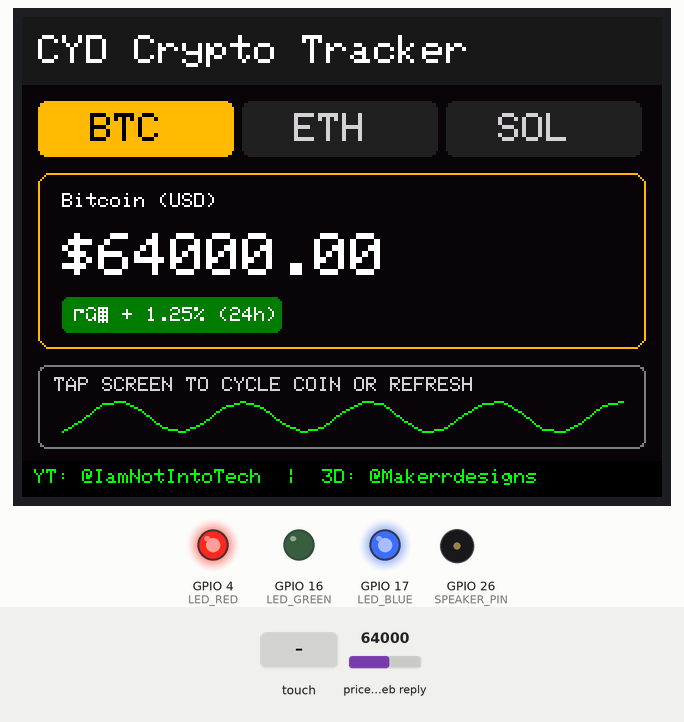
This sketch was run on a simulated ESP32. Parts: 320×240 colour display, output pins drawn as LEDs (lit = HIGH), buzzer (waves = sounding). The inputs (shaded band) are chosen by the test bench; at power-on: price in the web reply 64000. WiFi joins after 1.5 s; servers stay silent unless stated; web services answer with replies made up by the test bench; what the sketch prints to the serial monitor is not drawn.

Above: at 3.3 s.
3.4 s: touch panel pressed at 13 % / 10 % of its raw x / y range
At 4.3 s:
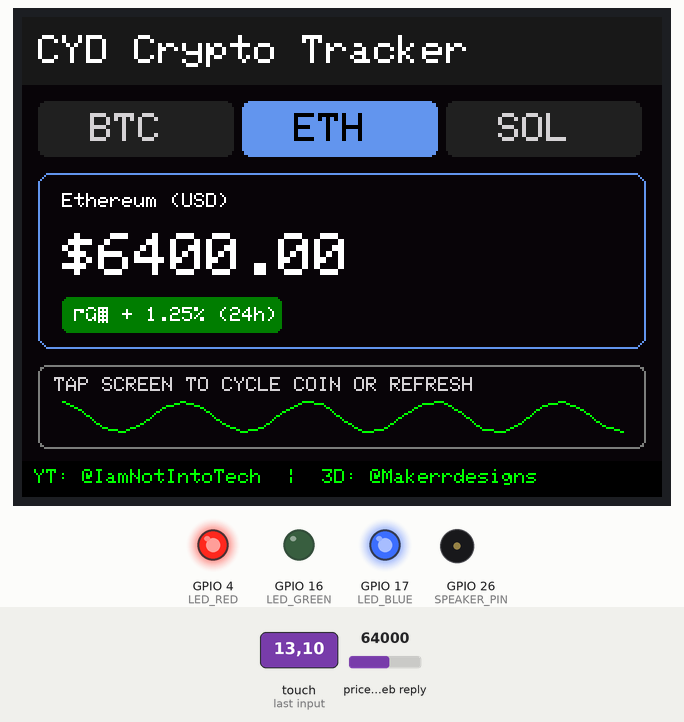
5.0 s: touch panel pressed at 38 % / 10 % of its raw x / y range
At 6.3 s:
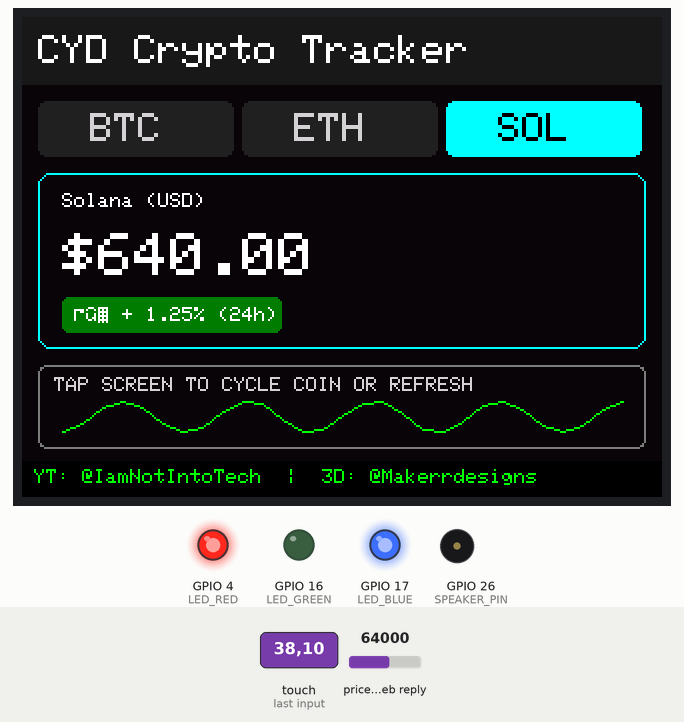
6.6 s: touch panel pressed at 62 % / 10 % of its raw x / y range
At 7.6 s:
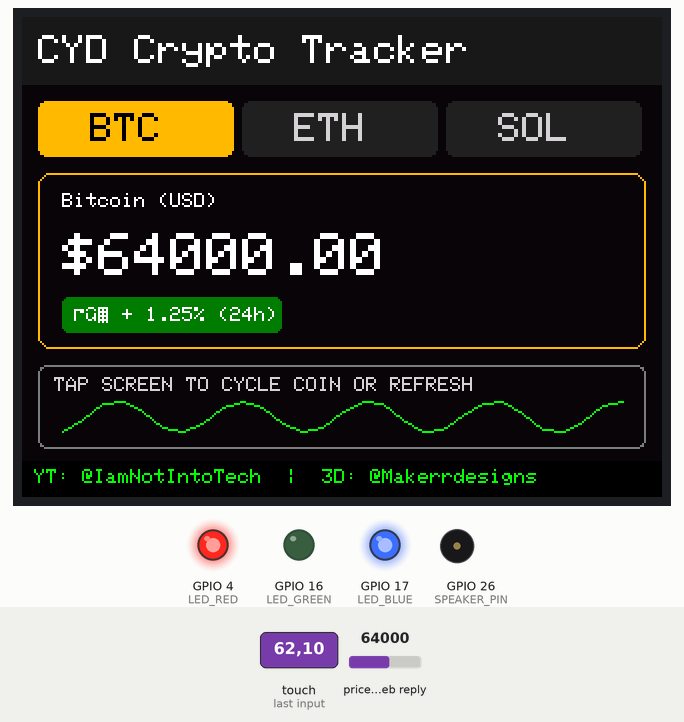
8.2 s: touch panel pressed at 87 % / 10 % of its raw x / y range
At 8.7 s:
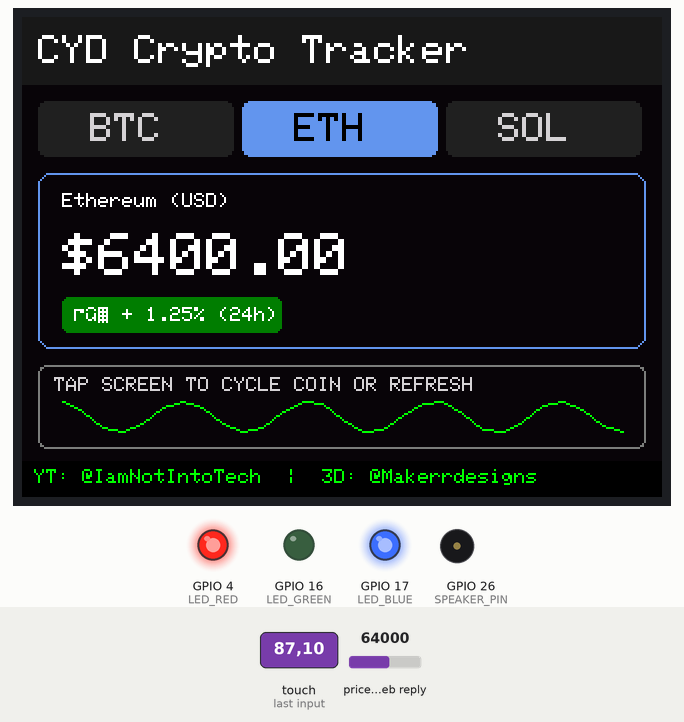
9.8 s: touch panel pressed at 13 % / 30 % of its raw x / y range
At 10.9 s:
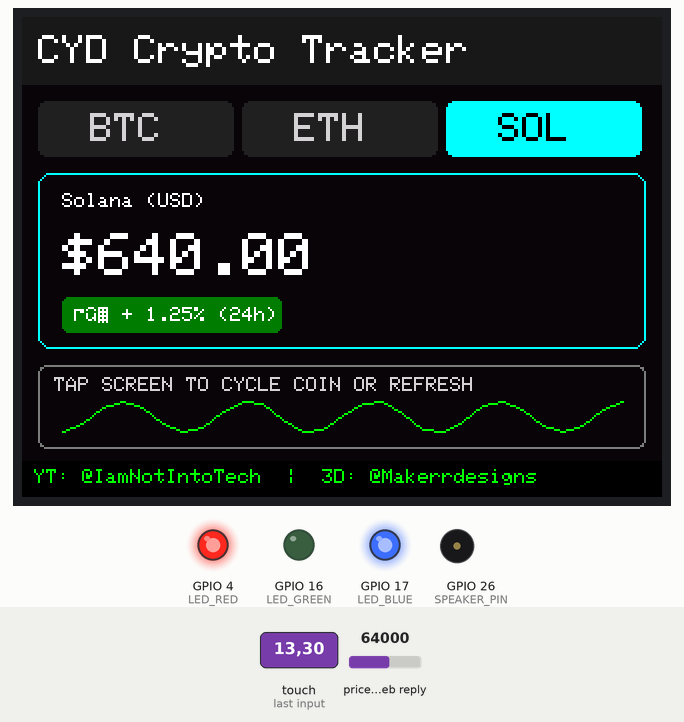
Timing chart, 0 to 12.4 s (numbered marks = the images above; inputs shaded):
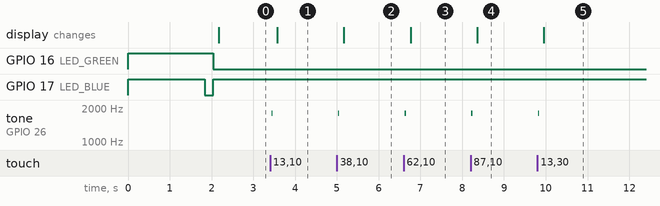

The sketch:

02-crypto-tracker.ino
```cpp
/**
 * @file 02-crypto-tracker.ino
 * @brief Live Cryptocurrency Price Ticker & Sparkline Dashboard for CYD
 * @author Tushar Aggarwal (tushar2704)
 * @repository https://github.com/tushar2704/Cheap-Yellow-Display-Community
 *
 * 📺 Follow on YouTube:
 * - Tech & Coding: https://youtube.com/@IamNotIntoTech
 * - 3D Printing & Enclosure: https://youtube.com/@Makerrdesigns
 *
 * Fetches real-time crypto prices via CoinGecko Public API (No API key required)
 */

#include <WiFi.h>
#include <HTTPClient.h>
#include <ArduinoJson.h>
#include <SPI.h>
#include <TFT_eSPI.h>
#include <XPT2046_Touchscreen.h>

// Enter your WiFi Credentials
const char* WIFI_SSID     = "YOUR_WIFI_SSID";
const char* WIFI_PASSWORD = "YOUR_WIFI_PASSWORD";

// Hardware Pins (ESP32-2432S028R)
#define XPT2046_IRQ 36
#define XPT2046_MOSI 13
#define XPT2046_MISO 12
#define XPT2046_CLK 14
#define XPT2046_CS 33

#define LED_RED 4
#define LED_GREEN 16
#define LED_BLUE 17
#define SPEAKER_PIN 26

#define TS_MINX 300
#define TS_MAXX 3800
#define TS_MINY 200
#define TS_MAXY 3700

TFT_eSPI tft = TFT_eSPI();
XPT2046_Touchscreen ts(XPT2046_CS, XPT2046_IRQ);
SPIClass touchSPI(VSPI);

struct CryptoCoin {
  const char* id;
  const char* symbol;
  const char* name;
  float price;
  float change24h;
  uint16_t themeColor;
};

CryptoCoin coins[3] = {
  {"bitcoin",  "BTC", "Bitcoin",  0.0, 0.0, 0xFDC0}, // Gold/Yellow
  {"ethereum", "ETH", "Ethereum", 0.0, 0.0, 0x64BD}, // Purple/Blue
  {"solana",   "SOL", "Solana",   0.0, 0.0, 0x07FF}  // Cyan
};
int currentCoinIdx = 0;
unsigned long lastCryptoUpdate = 0;
const unsigned long UPDATE_INTERVAL = 60000; // 60 seconds

void setLed(bool r, bool g, bool b) {
  digitalWrite(LED_RED, r ? LOW : HIGH);
  digitalWrite(LED_GREEN, g ? LOW : HIGH);
  digitalWrite(LED_BLUE, b ? LOW : HIGH);
}

void beep(int freq, int ms) {
  tone(SPEAKER_PIN, freq, ms);
}

void fetchCryptoPrices() {
  if (WiFi.status() != WL_CONNECTED) return;

  setLed(false, false, true); // Blue while fetching
  HTTPClient http;
  String url = "https://api.coingecko.com/api/v3/simple/price?ids=bitcoin,ethereum,solana&vs_currencies=usd&include_24hr_change=true";

  http.begin(url);
  int httpCode = http.GET();

  if (httpCode == HTTP_CODE_OK) {
    String payload = http.getString();
    StaticJsonDocument<512> doc;
    DeserializationError err = deserializeJson(doc, payload);

    if (!err) {
      coins[0].price = doc["bitcoin"]["usd"];
      coins[0].change24h = doc["bitcoin"]["usd_24h_change"];

      coins[1].price = doc["ethereum"]["usd"];
      coins[1].change24h = doc["ethereum"]["usd_24h_change"];

      coins[2].price = doc["solana"]["usd"];
      coins[2].change24h = doc["solana"]["usd_24h_change"];

      Serial.println("Prices updated successfully!");
    }
  }
  http.end();
  setLed(false, true, false); // Green when updated
}

void renderUI() {
  tft.fillScreen(0x0821);

  CryptoCoin c = coins[currentCoinIdx];

  // Header Bar
  tft.fillRect(0, 0, 320, 34, 0x18C3);
  tft.setTextColor(TFT_WHITE, 0x18C3);
  tft.setTextSize(2);
  tft.setCursor(8, 9);
  tft.print("CYD Crypto Tracker");

  // Coin Switcher Tabs
  for (int i = 0; i < 3; ++i) {
    int tabX = 8 + (i * 102);
    uint16_t bgColor = (i == currentCoinIdx) ? coins[i].themeColor : 0x2104;
    uint16_t textColor = (i == currentCoinIdx) ? TFT_BLACK : TFT_LIGHTGREY;
    tft.fillRoundRect(tabX, 42, 98, 28, 4, bgColor);
    tft.setTextColor(textColor, bgColor);
    tft.setTextSize(2);
    tft.setCursor(tabX + 26, 48);
    tft.print(coins[i].symbol);
  }

  // Main Price Display Card
  tft.drawRoundRect(8, 78, 304, 88, 6, c.themeColor);
  tft.setTextColor(TFT_WHITE, 0x0821);
  tft.setTextSize(1);
  tft.setCursor(20, 88);
  tft.printf("%s (USD)", c.name);

  // Big Price
  tft.setTextColor(TFT_WHITE, 0x0821);
  tft.setTextSize(3);
  tft.setCursor(20, 108);
  if (c.price >= 1000.0) {
    tft.printf("$%.2f", c.price);
  } else {
    tft.printf("$%.2f", c.price);
  }

  // 24h Change Pill
  bool isUp = (c.change24h >= 0.0);
  uint16_t changeColor = isUp ? TFT_GREEN : TFT_RED;
  tft.fillRoundRect(20, 140, 110, 18, 3, isUp ? 0x03E0 : 0x8000);
  tft.setTextColor(TFT_WHITE, isUp ? 0x03E0 : 0x8000);
  tft.setTextSize(1);
  tft.setCursor(26, 145);
  tft.printf("%s %.2f%% (24h)", isUp ? "▲ +" : "▼ ", c.change24h);

  // Mini decorative trend sparkline
  tft.drawRoundRect(8, 174, 304, 42, 4, TFT_DARKGREY);
  tft.setTextColor(TFT_LIGHTGREY, 0x0821);
  tft.setTextSize(1);
  tft.setCursor(16, 180);
  tft.print("TAP SCREEN TO CYCLE COIN OR REFRESH");

  // Sparkline wave animation
  for (int x = 20; x < 300; x += 10) {
    int y1 = 200 + sin((x + currentCoinIdx * 30) * 0.1) * 8;
    int y2 = 200 + sin((x + 10 + currentCoinIdx * 30) * 0.1) * 8;
    tft.drawLine(x, y1, x + 10, y2, changeColor);
  }

  // Footer Bar
  tft.fillRect(0, 222, 320, 18, TFT_BLACK);
  tft.setTextColor(0x07E0, TFT_BLACK);
  tft.setTextSize(1);
  tft.setCursor(6, 226);
  tft.print("YT: @IamNotIntoTech  |  3D: @Makerrdesigns");
}

void setup() {
  Serial.begin(115200);

  pinMode(LED_RED, OUTPUT);
  pinMode(LED_GREEN, OUTPUT);
  pinMode(LED_BLUE, OUTPUT);
  pinMode(SPEAKER_PIN, OUTPUT);
  setLed(true, false, false);

  tft.init();
  tft.setRotation(1);
  tft.fillScreen(0x0821);

  touchSPI.begin(XPT2046_CLK, XPT2046_MISO, XPT2046_MOSI, XPT2046_CS);
  ts.begin(touchSPI);
  ts.setRotation(1);

  tft.setTextColor(0xFDC0, 0x0821);
  tft.setTextSize(2);
  tft.setCursor(30, 100);
  tft.print("Connecting to WiFi...");

  WiFi.begin(WIFI_SSID, WIFI_PASSWORD);
  int retry = 0;
  while (WiFi.status() != WL_CONNECTED && retry < 25) {
    delay(400);
    retry++;
  }

  if (WiFi.status() == WL_CONNECTED) {
    fetchCryptoPrices();
    lastCryptoUpdate = millis();
    renderUI();
  } else {
    tft.fillScreen(TFT_BLACK);
    tft.setTextColor(TFT_RED, TFT_BLACK);
    tft.setCursor(20, 100);
    tft.print("WiFi Failed! Check credentials.");
  }
}

void loop() {
  unsigned long now = millis();

  // Periodic price refresh
  if (now - lastCryptoUpdate > UPDATE_INTERVAL) {
    lastCryptoUpdate = now;
    fetchCryptoPrices();
    renderUI();
  }

  // Touch screen to cycle coins
  if (ts.touched()) {
    TS_Point p = ts.getPoint();
    int x = map(p.x, TS_MINX, TS_MAXX, 0, 320);
    int y = map(p.y, TS_MINY, TS_MAXY, 0, 240);

    // If tapped tab bar
    if (y >= 40 && y <= 72) {
      if (x < 110) currentCoinIdx = 0;
      else if (x < 210) currentCoinIdx = 1;
      else currentCoinIdx = 2;
    } else {
      // Tap anywhere else to cycle
      currentCoinIdx = (currentCoinIdx + 1) % 3;
    }

    beep(1800, 30);
    renderUI();
    delay(250);
  }

  delay(50);
}
```

Measured:
- after the input at 3.4 s, tone on GPIO 26 (SPEAKER_PIN): silent → 1800 Hz at once, → silent 0.03 s later; the display: changes after 0.17 s (image 1)
- after the input at 5.0 s, tone on GPIO 26 (SPEAKER_PIN): silent → 1800 Hz at once, → silent 0.03 s later; the display: changes after 0.17 s (image 2)
- after the input at 6.6 s, tone on GPIO 26 (SPEAKER_PIN): silent → 1800 Hz at once, → silent 0.03 s later; the display: changes after 0.16 s (image 3)
- after the input at 8.2 s, tone on GPIO 26 (SPEAKER_PIN): silent → 1800 Hz at once, → silent 0.03 s later; the display: changes after 0.16 s (image 4)
- after the input at 9.8 s, tone on GPIO 26 (SPEAKER_PIN): silent → 1800 Hz at once, → silent 0.03 s later; the display: changes after 0.15 s (image 5)
